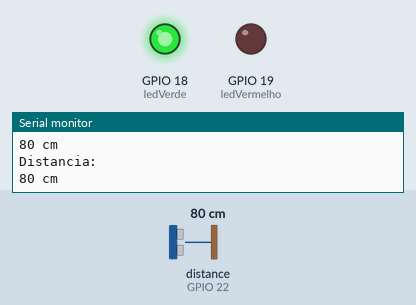
Bench run of a sketch on a simulated ESP32. On the bench: output pins drawn as LEDs (lit = HIGH), the last lines printed to the serial monitor. Wiring (inferred from the names in the program): ultrasonic range finder: trigger GPIO 23; echo GPIO 22. The test bench sets the inputs (shaded band); at power-on: distance to the obstacle (sensor on GPIO 22) 80 cm. The echo pulse lasts 58.3 µs per cm; pins used as bus, display or sensor lines are not drawn.

Above: at 1.8 s.
1.9 s: distance to the obstacle (sensor on GPIO 22) set to 17 cm
3.4 s: distance to the obstacle (sensor on GPIO 22) set to 14 cm
At 4.8 s:
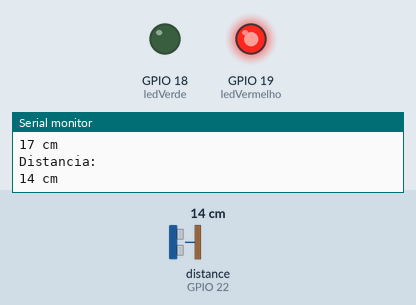
5.5 s: distance to the obstacle (sensor on GPIO 22) set to 18 cm
At 6.5 s:
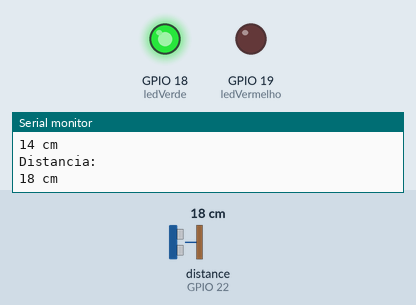
7.5 s: distance to the obstacle (sensor on GPIO 22) set to 2 cm
At 9.3 s:
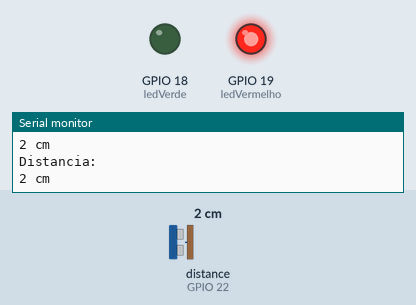
Timing chart, 0 to 10.5 s (numbered marks = the images above; inputs shaded):
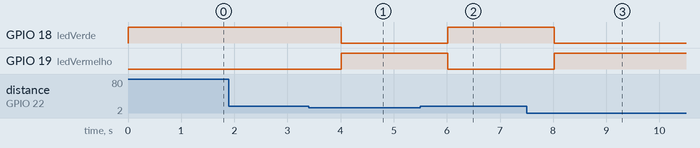

The sketch:

SensorUltrasonico.ino
```cpp
// Código Sensor Ultrassônico com esp32
// Autor: Murilo

int ledVermelho = 19;
int ledVerde = 18;

int trigPin = 23;
int echoPin = 22;

void setup() {

  Serial.begin(115200);

  pinMode(ledVermelho, OUTPUT);
  pinMode(ledVerde, OUTPUT);

  pinMode(trigPin, OUTPUT);
  pinMode(echoPin, INPUT);
}

void loop() {
  int distancia;
  digitalWrite(trigPin, LOW);
  delayMicroseconds(2);
  digitalWrite(trigPin, HIGH);
  delayMicroseconds(10);
  digitalWrite(trigPin, LOW);
  unsigned long tempoSom = pulseIn(echoPin, HIGH);
  distancia = tempoSom / 58;

  Serial.println("Distancia: ");
  Serial.print(distancia);
  Serial.println(" cm");

  if (distancia > 15) {
    digitalWrite(ledVerde, HIGH);
    digitalWrite(ledVermelho, LOW);
  } else {
    digitalWrite(ledVerde, LOW);
    digitalWrite(ledVermelho, HIGH);
  }

  delay(1000);
}
```

Measured:
- the behaviour switches between 16 and 15 cm on distance to the obstacle (sensor on GPIO 22) (found by bisection; images 0 and 1)
- after the input at 3.4 s, GPIO 18 (ledVerde): HIGH → LOW after 0.62 s; GPIO 19 (ledVermelho): LOW → HIGH after 0.62 s
- after the input at 5.5 s, GPIO 18 (ledVerde): LOW → HIGH after 0.52 s; GPIO 19 (ledVermelho): HIGH → LOW after 0.52 s
- after the input at 7.5 s, GPIO 18 (ledVerde): HIGH → LOW after 0.52 s; GPIO 19 (ledVermelho): LOW → HIGH after 0.52 s
